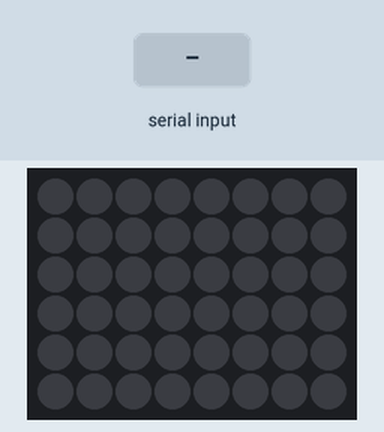
Simulated run of this sketch. Board: ESP32. Shown: 8×6 RGB LED matrix (first LED top left, wired row by row). The test bench sets the inputs (shaded band). Random numbers use the default seed unless the sketch sets one; what the sketch prints to the serial monitor is not drawn.

Above: at 1.2 s.
1.3 s: "METEOR ON\n" received over Serial
At 1.73 s:
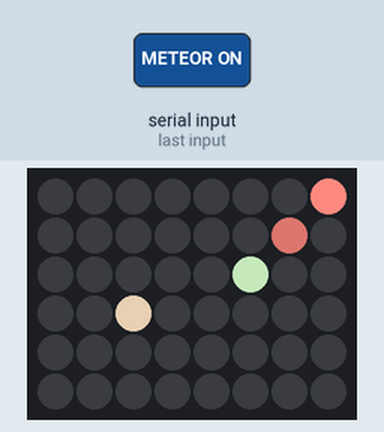
3.3 s: "METEOR OFF\n" received over Serial
At 4.4 s:
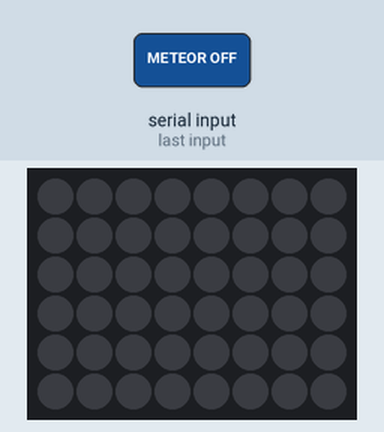
4.8 s: "METEOR ON\n" received over Serial
At 5.22 s:
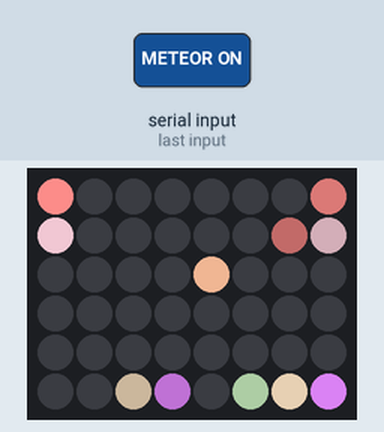

The sketch:

Blink.ino
```cpp
#include <Adafruit_NeoPixel.h>

#define LED_PIN 14
#define LED_COUNT 48
#define NUM_COLS 8
#define NUM_ROWS 6

Adafruit_NeoPixel strip(LED_COUNT, LED_PIN, NEO_GRB + NEO_KHZ800);

int meteorY[8] = { 0 };  // 每行的流星纵向位置（列号）
unsigned long lastUpdate = 0;
const int delayMs = 100;

bool meteorRainActive = false;

struct Meteor {
  int headY;
  int delayMs;
  unsigned long lastMoveTime;
  uint32_t color;
};

Meteor meteors[6];  // 每行一个流星


void setup() {
  strip.begin();
  strip.show();
  Serial.begin(115200);
  xTaskCreatePinnedToCore(
    meteorRainTask,
    "Meteor Rain",
    4096,
    NULL,
    2,
    NULL,
    1  // 运行在 Core1
  );
}

// 根据列和行返回LED index
int getLedIndex(int col, int row) {
  // int map[8][6] = {
  //   { 0, 1, 2, 3, 4, 5 },
  //   { 11, 10, 9, 8, 7, 6 },
  //   { 12, 13, 14, 15, 16, 17 },
  //   { 23, 22, 21, 20, 19, 18 },
  //   { 24, 25, 26, 27, 28, 29 },
  //   { 35, 34, 33, 32, 31, 30 },
  //   { 36, 37, 38, 39, 40, 41 },
  //   { 47, 46, 45, 44, 43, 42 }
  // };
    int map[8][6] = {
    {14, 15, 20, 21, 26, 27},
    { 7,  8,  9, 10, 13, 16},
    { 0,  1,  2,  3,  4,  5},
    {11, 12, 17, 18, 23, 24},
    { 6, 19, 22, 25, 28, 31},
    {32, 33, 34, 37, 38, 39},
    {30, 35, 36, 41, 42, 43},
    {29, 40, 44, 45, 46, 47}
  };
  return map[row][col];
}


void loop() {
  parseSerialCommands();
}

void parseSerialCommands() {
  if (Serial.available()) {
    String cmd = Serial.readStringUntil('\n');
    cmd.trim();
    if (cmd == "METEOR ON") {
      meteorRainActive = true;
      Serial.println("流星雨已启动");
    } else if (cmd == "METEOR OFF") {
      meteorRainActive = false;
      strip.clear();
      strip.show();
      Serial.println("流星雨已停止");
    }
  }
}


void meteorRainTask(void *pvParameters) {
  // 初始化每个流星
  for (int i = 0; i < 6; i++) {
    meteors[i].headY = random(-8, 0);       // 从上方随机开始
    meteors[i].delayMs = random(100, 300);  // 每列速度不同
    meteors[i].lastMoveTime = millis();
    meteors[i].color = strip.Color(random(100, 255), random(100, 255), random(100, 255));
  }

  while (1) {
    if (meteorRainActive) {
      unsigned long now = millis();

      for (int col = 0; col < 6; col++) {
        if (now - meteors[col].lastMoveTime >= meteors[col].delayMs) {
          meteors[col].lastMoveTime = now;

          // 擦除尾巴（所有LED颜色衰减）
          for (int row = 0; row < 8; row++) {
            int idx = getLedIndex(col, row);
            uint32_t c = strip.getPixelColor(idx);
            uint8_t r = (uint8_t)(c >> 16) * 0.6;
            uint8_t g = (uint8_t)(c >> 8) * 0.6;
            uint8_t b = (uint8_t)(c)*0.6;
            strip.setPixelColor(idx, r, g, b);
          }

          // 设置新位置
          int newY = meteors[col].headY;
          if (newY >= 0 && newY < 8) {
            int idx = getLedIndex(col, newY);
            strip.setPixelColor(idx, meteors[col].color);
          }

          meteors[col].headY++;
          if (meteors[col].headY > 8 + random(0, 5)) {
            meteors[col].headY = random(-8, 0);  // 重置回顶部
            meteors[col].color = strip.Color(random(100, 255), random(100, 255), random(100, 255));
          }
        }
      }

      strip.show();
    }

    vTaskDelay(pdMS_TO_TICKS(30));
  }
}
```

Measured:
- after the input at 1.3 s, the LEDs: first change after 0.18 s (image 1 shows a later state)
- after the input at 4.8 s, the LEDs: first change at once (image 3 shows a later state)
